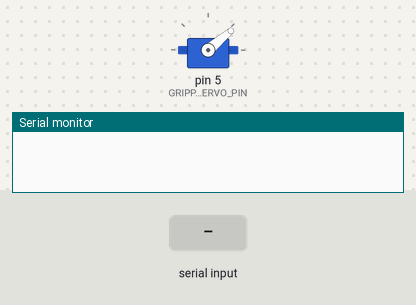
Recording of a sketch running on a simulated Arduino Uno, built with avr-gcc and run on an emulated ATmega328P. Shown: servo, the last lines printed to the serial monitor. Inputs (shaded band) come from the test bench.

Above: at 1.7 s.
1.8 s: byte 90 received over Serial
At 2.22 s:
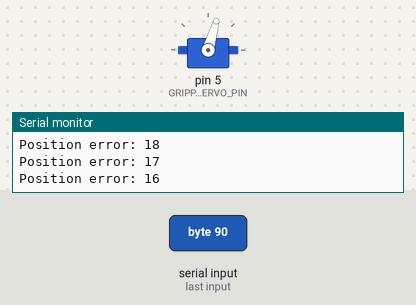
At 3.1 s:
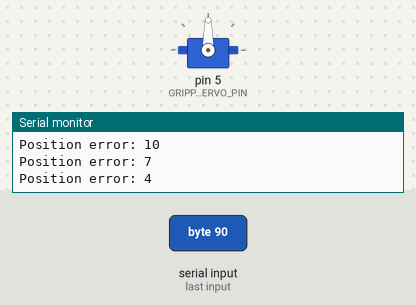
3.8 s: byte 120 received over Serial
At 5.2 s:
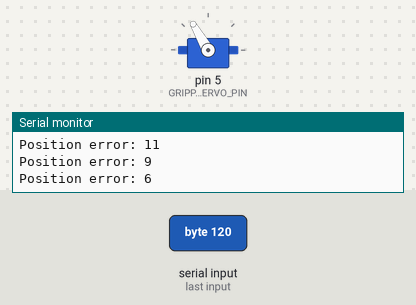
Timing chart, 0 to 11.2 s (numbered marks = the images above; inputs shaded):
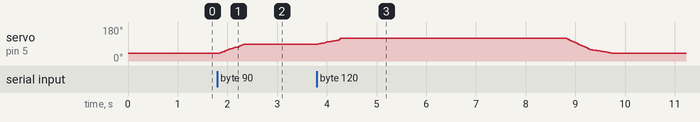

The sketch:

main.ino
```cpp
#include <Servo.h>

// Configuration
#define GRIPPER_SERVO_PIN 5  // Servo motor pin for gripper
#define SERIAL_BAUD_RATE 115200

// Gripper angles - Calibrated for gear mechanism
#define GRIPPER_OPEN_ANGLE 40     // Optimized for gear teeth engagement
#define GRIPPER_CLOSE_ANGLE 140   // Optimized for gear teeth engagement
#define GRIPPER_DEFAULT_ANGLE 40  // Start from open position

// Smooth movement settings
#define STEP_DELAY 25            // Delay between steps
#define STEPS_PER_MOVE 20       // Number of steps for full movement
#define ACCELERATION_STEPS 5     // Steps for acceleration/deceleration

// Safety settings
#define MAX_ANGLE_CHANGE_PER_STEP 3    // Maximum angle change per step
#define POSITION_TOLERANCE 3            // Acceptable position error
#define STALL_TIMEOUT 1000             // Maximum time to reach position (ms)
#define DIRECTION_CHANGE_DELAY 100      // Delay when changing direction (ms)

// Servo object
Servo gripperServo;

// Variables for tracking angle
byte current_angle;
byte previous_angle;
byte target_angle;
bool is_moving = false;
bool changing_direction = false;
unsigned long last_step_time = 0;
unsigned long last_command_time = 0;
unsigned long movement_start_time = 0;
const unsigned long COMMAND_TIMEOUT = 5000;
int current_step = 0;

// Function to calculate dynamic step size based on acceleration curve
int calculateStepSize(int remaining_distance, int current_step) {
    // Acceleration phase
    if (current_step < ACCELERATION_STEPS) {
        return max(1, abs(remaining_distance) / (STEPS_PER_MOVE - current_step));
    }
    // Deceleration phase
    else if (current_step > STEPS_PER_MOVE - ACCELERATION_STEPS) {
        return max(1, abs(remaining_distance) / (STEPS_PER_MOVE - current_step));
    }
    // Constant speed phase
    else {
        return max(1, abs(remaining_distance) / (STEPS_PER_MOVE / 2));
    }
}

void setup()
{
    // Initialize serial communication
    Serial.begin(SERIAL_BAUD_RATE);

    // Attach gripper servo with calibrated pulse width range
    gripperServo.attach(GRIPPER_SERVO_PIN, 500, 2400);

    // Initialize to default position
    gripperServo.write(GRIPPER_DEFAULT_ANGLE);
    current_angle = GRIPPER_DEFAULT_ANGLE;
    previous_angle = GRIPPER_DEFAULT_ANGLE;
    target_angle = GRIPPER_DEFAULT_ANGLE;

    delay(500); // Initial delay
}

void loop()
{
    // Check for incoming serial data
    if (Serial.available() > 0)
    {
        // Read new angle for gripper
        target_angle = Serial.read();

        // Constrain angle to valid range
        target_angle = constrain(target_angle, GRIPPER_OPEN_ANGLE, GRIPPER_CLOSE_ANGLE);

        // Check if direction change is needed
        if ((target_angle > current_angle && previous_angle > current_angle) ||
            (target_angle < current_angle && previous_angle < current_angle)) {
            changing_direction = true;
            delay(DIRECTION_CHANGE_DELAY);
        }

        // Start smooth movement if target angle is different from current
        if (target_angle != current_angle)
        {
            is_moving = true;
            current_step = 0;
            movement_start_time = millis();
            last_step_time = millis();
            last_command_time = millis();
        }
    }

    // Handle smooth movement
    if (is_moving && millis() - last_step_time >= STEP_DELAY)
    {
        int remaining_distance = target_angle - current_angle;

        // Check for stall condition
        if (millis() - movement_start_time > STALL_TIMEOUT) {
            Serial.println("Warning: Movement timeout");
            is_moving = false;
            return;
        }

        // Calculate step size with acceleration
        int step_size = calculateStepSize(remaining_distance, current_step);
        step_size = constrain(step_size, -MAX_ANGLE_CHANGE_PER_STEP, MAX_ANGLE_CHANGE_PER_STEP);

        if (remaining_distance > 0) {
            step_size = min(step_size, remaining_distance);
        } else {
            step_size = max(-step_size, remaining_distance);
        }

        // Move one step
        current_angle += step_size;
        current_step++;

        // Check if we've reached target
        if (abs(current_angle - target_angle) <= POSITION_TOLERANCE) {
            current_angle = target_angle;
            is_moving = false;
            changing_direction = false;
        }

        // Update servo position
        gripperServo.write(current_angle);
        previous_angle = current_angle;
        last_step_time = millis();

        // Debug output
        if (abs(current_angle - target_angle) > POSITION_TOLERANCE) {
            Serial.print("Position error: ");
            Serial.println(abs(current_angle - target_angle));
        }
    }

    // Safety timeout - if no commands received for a while, ensure servo is in a safe position
    if (millis() - last_command_time > COMMAND_TIMEOUT && !is_moving)
    {
        // Move to default position if we're not already there
        if (current_angle != GRIPPER_DEFAULT_ANGLE)
        {
            target_angle = GRIPPER_DEFAULT_ANGLE;
            is_moving = true;
            current_step = 0;
            movement_start_time = millis();
            last_step_time = millis();
        }
    }
}
```

Measured:
- after the input at 1.8 s, servo on pin 5 (GRIPPER_SERVO_PIN): moves from 40° to 90° over 0.50 s, starting at once
